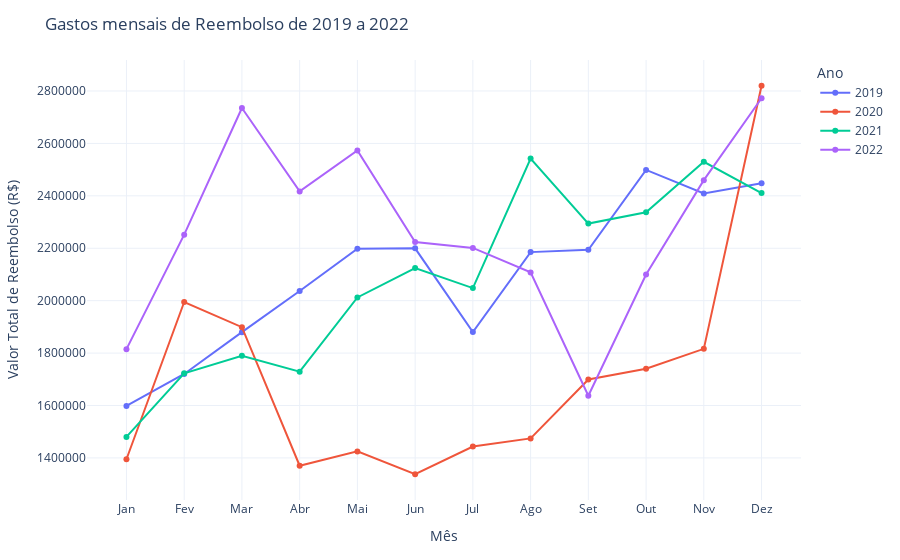

The code cell stored with this chart in its notebook:
### Markdown cell above
Gastos de 2019 a 2022 dividido por meses

### Code cell
# Filtrando os dados para os anos de 2019 a 2022
ceaps_2019_2022 = ceaps_total[(ceaps_total['ANO'] >= 2019) & (ceaps_total['ANO'] <= 2022)]

# Agrupando e somando os valores de reembolso por mês e ano
gastos_mensais = ceaps_2019_2022.groupby(['ANO', 'MES'])['VALOR_REEMBOLSADO'].sum().reset_index()

# Criando o gráfico de linhas com cores diferentes para cada ano
fig = px.line(
    gastos_mensais,
    x='MES',  # Usar MES como eixo x
    y='VALOR_REEMBOLSADO',
    color='ANO',  # Colorir por ano
    title='Gastos mensais de Reembolso de 2019 a 2022',
    labels={'VALOR_REEMBOLSADO': 'Valor Total de Reembolso (R$)', 'MES': 'Mês', 'ANO': 'Ano'},
    template='plotly_white',
    markers=True  # Adicionar marcadores nos pontos de dados
)

# Ajustando o layout do gráfico
fig.update_layout(
    xaxis_title='Mês',
    yaxis_title='Valor Total de Reembolso (R$)',
    xaxis_tickvals=[1, 2, 3, 4, 5, 6, 7, 8, 9, 10, 11, 12],  # Definir os valores dos ticks no eixo x
    xaxis_ticktext=['Jan', 'Fev', 'Mar', 'Abr', 'Mai', 'Jun', 'Jul', 'Ago', 'Set', 'Out', 'Nov', 'Dez'],  # Nome dos meses no eixo x
    yaxis_tickformat='R$,',  # Formato para valores monetários
    font=dict(size=12),  # Tamanho da fonte
    margin=dict(l=20, r=20, t=60, b=60),  # Ajustar margens
    plot_bgcolor='rgba(0, 0, 0, 0)',  # Fundo do gráfico transparente
    paper_bgcolor='rgba(0, 0, 0, 0)',  # Fundo do papel transparente
    showlegend=True,  # Mostrar legenda
    legend_title_text='Ano'  # Título da legenda
)

### Figure 1 — Plotly figure (JSON) as saved in the notebook; plotly's stock layout.template omitted (floating-point values rounded to 4 significant figures)
{"data": [{"hovertemplate": "Ano=2019<br>Mês=%{x}<br>Valor Total de Reembolso (R$)=%{y}<extra></extra>", "legendgroup": "2019", "line": {"color": "#636efa", "dash": "solid"}, "marker": {"symbol": "circle"}, "mode": "lines+markers", "name": "2019", "orientation": "v", "showlegend": true, "type": "scatter", "x": [1, 2, 3, 4, 5, 6, 7, 8, 9, 10, 11, 12], "xaxis": "x", "y": [1598000.0, 1720000.0, 1880000.0, 2037000.0, 2198000.0, 2200000.0, 1880000.0, 2185000.0, 2194000.0, 2499000.0, 2409000.0, 2448000.0], "yaxis": "y"}, {"hovertemplate": "Ano=2020<br>Mês=%{x}<br>Valor Total de Reembolso (R$)=%{y}<extra></extra>", "legendgroup": "2020", "line": {"color": "#EF553B", "dash": "solid"}, "marker": {"symbol": "circle"}, "mode": "lines+markers", "name": "2020", "orientation": "v", "showlegend": true, "type": "scatter", "x": [1, 2, 3, 4, 5, 6, 7, 8, 9, 10, 11, 12], "xaxis": "x", "y": [1395000.0, 1995000.0, 1899000.0, 1370000.0, 1425000.0, 1338000.0, 1443000.0, 1474000.0, 1699000.0, 1740068, 1816000.0, 2820000.0], "yaxis": "y"}, {"hovertemplate": "Ano=2021<br>Mês=%{x}<br>Valor Total de Reembolso (R$)=%{y}<extra></extra>", "legendgroup": "2021", "line": {"color": "#00cc96", "dash": "solid"}, "marker": {"symbol": "circle"}, "mode": "lines+markers", "name": "2021", "orientation": "v", "showlegend": true, "type": "scatter", "x": [1, 2, 3, 4, 5, 6, 7, 8, 9, 10, 11, 12], "xaxis": "x", "y": [1480000.0, 1723000.0, 1790000.0, 1729000.0, 2012000.0, 2125000.0, 2048000.0, 2542000.0, 2294000.0, 2337000.0, 2530000.0, 2411000.0], "yaxis": "y"}, {"hovertemplate": "Ano=2022<br>Mês=%{x}<br>Valor Total de Reembolso (R$)=%{y}<extra></extra>", "legendgroup": "2022", "line": {"color": "#ab63fa", "dash": "solid"}, "marker": {"symbol": "circle"}, "mode": "lines+markers", "name": "2022", "orientation": "v", "showlegend": true, "type": "scatter", "x": [1, 2, 3, 4, 5, 6, 7, 8, 9, 10, 11, 12], "xaxis": "x", "y": [1815000.0, 2252000.0, 2735000.0, 2417000.0, 2573000.0, 2223000.0, 2201000.0, 2108000.0, 1637000.0, 2100000.0, 2460000.0, 2772000.0], "yaxis": "y"}], "layout": {"font": {"size": 12}, "legend": {"title": {"text": "Ano"}, "tracegroupgap": 0}, "margin": {"b": 60, "l": 20, "r": 20, "t": 60}, "paper_bgcolor": "rgba(0, 0, 0, 0)", "plot_bgcolor": "rgba(0, 0, 0, 0)", "showlegend": true, "title": {"text": "Gastos mensais de Reembolso de 2019 a 2022"}, "xaxis": {"anchor": "y", "domain": [0, 1], "ticktext": ["Jan", "Fev", "Mar", "Abr", "Mai", "Jun", "Jul", "Ago", "Set", "Out", "Nov", "Dez"], "tickvals": [1, 2, 3, 4, 5, 6, 7, 8, 9, 10, 11, 12], "title": {"text": "Mês"}}, "yaxis": {"anchor": "x", "domain": [0, 1], "tickformat": "R$,", "title": {"text": "Valor Total de Reembolso (R$)"}}}}
